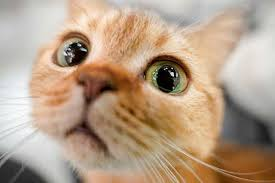
#> input picture code/img/cat.jpg, 275 x 183 px, found by its file name
$ python hist.py
#> lines starting #> are read from the running program, lines starting #| are printed output that depends on the picture
import cv2 as cv
import sys
import matplotlib.pyplot as plt


img = cv.imread('cat.jpg')
#> img is the input picture: shape (183, 275, 3); mean B, G, R 135.5, 158, 181.2

if img is None:
    sys.exit('파일을 찾을 수 없습니다.')

h = cv.calcHist([img], [2], None, [256], [0,256]) # 2번 채널인 R 채널에서 히스토그램 구함
#> h = 256 values, max 717 at index 226, min 8 at index 13, mean 196.6
plt.plot(h, color = 'r', linewidth = 1)
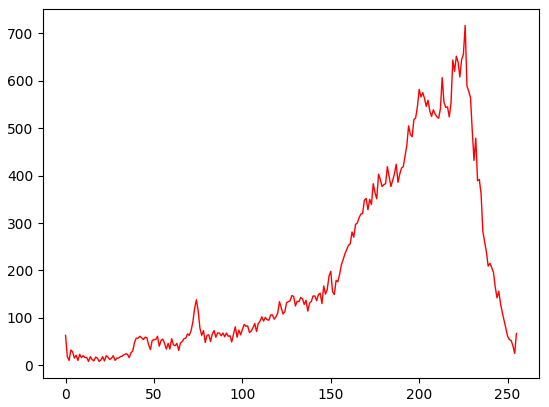
#> figure drawn by matplotlib, 1 panel; curve peaks at x = 226, y = 717
